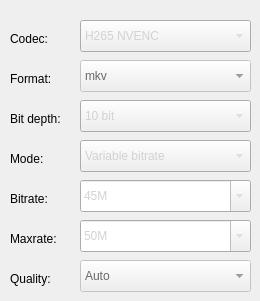
    <widget class="QWidget" name="tab_5">
     <attribute name="title">
      <string>Video</string>
     </attribute>
     <widget class="QLabel" name="label_5">
      <property name="geometry">
       <rect>
        <x>10</x>
        <y>30</y>
        <width>51</width>
        <height>18</height>
       </rect>
      </property>
      <property name="text">
       <string>Codec:</string>
      </property>
     </widget>
     <widget class="QComboBox" name="comboBox_1">
      <property name="enabled">
       <bool>true</bool>
      </property>
      <property name="geometry">
       <rect>
        <x>80</x>
        <y>20</y>
        <width>171</width>
        <height>32</height>
       </rect>
      </property>
      <property name="palette">
       <palette>
        <active>
         <colorrole role="Text">
          <brush brushstyle="SolidPattern">
           <color alpha="255">
            <red>210</red>
            <green>210</green>
            <blue>210</blue>
           </color>
          </brush>
         </colorrole>
         <colorrole role="ButtonText">
          <brush brushstyle="SolidPattern">
           <color alpha="255">
            <red>210</red>
            <green>210</green>
            <blue>210</blue>
           </color>
          </brush>
         </colorrole>
         <colorrole role="PlaceholderText">
          <brush brushstyle="NoBrush">
           <color alpha="128">
            <red>210</red>
            <green>210</green>
            <blue>210</blue>
           </color>
          </brush>
         </colorrole>
        </active>
        <inactive>
         <colorrole role="Text">
          <brush brushstyle="SolidPattern">
           <color alpha="255">
            <red>210</red>
            <green>210</green>
            <blue>210</blue>
           </color>
          </brush>
         </colorrole>
         <colorrole role="ButtonText">
          <brush brushstyle="SolidPattern">
           <color alpha="255">
            <red>210</red>
            <green>210</green>
            <blue>210</blue>
           </color>
          </brush>
         </colorrole>
         <colorrole role="PlaceholderText">
          <brush brushstyle="NoBrush">
           <color alpha="128">
            <red>210</red>
            <green>210</green>
            <blue>210</blue>
           </color>
          </brush>
         </colorrole>
        </inactive>
        <disabled>
         <colorrole role="Text">
          <brush brushstyle="SolidPattern">
           <color alpha="255">
            <red>104</red>
            <green>104</green>
            <blue>104</blue>
           </color>
          </brush>
         </colorrole>
         <colorrole role="ButtonText">
          <brush brushstyle="SolidPattern">
           <color alpha="255">
            <red>104</red>
            <green>104</green>
            <blue>104</blue>
           </color>
          </brush>
         </colorrole>
         <colorrole role="PlaceholderText">
          <brush brushstyle="NoBrush">
           <color alpha="128">
            <red>210</red>
            <green>210</green>
            <blue>210</blue>
           </color>
          </brush>
         </colorrole>
        </disabled>
       </palette>
      </property>
      <property name="contextMenuPolicy">
       <enum>Qt::DefaultContextMenu</enum>
      </property>
      <property name="editable">
       <bool>false</bool>
      </property>
      <property name="currentText">
       <string>H265 NVENC</string>
      </property>
      <item>
       <property name="text">
        <string>H265 NVENC</string>
       </property>
      </item>
      <item>
       <property name="text">
        <string>H265</string>
       </property>
      </item>
      <item>
       <property name="text">
        <string>H264 NVENC</string>
       </property>
      </item>
      <item>
       <property name="text">
        <string>H264</string>
       </property>
      </item>
      <item>
       <property name="text">
        <string>VP9</string>
       </property>
      </item>
      <item>
       <property name="text">
        <string>ProRes HQ 4:2:2</string>
       </property>
      </item>
      <item>
       <property name="text">
        <string>DNxHR HQX 4:2:2</string>
       </property>
      </item>
     </widget>
     <widget class="QLabel" name="label_6">
      <property name="geometry">
       <rect>
        <x>10</x>
        <y>110</y>
        <width>71</width>
        <height>18</height>
       </rect>
      </property>
      <property name="text">
       <string>Bit depth:</string>
      </property>
     </widget>
     <widget class="QComboBox" name="comboBox_3">
      <property name="enabled">
       <bool>true</bool>
      </property>
      <property name="geometry">
       <rect>
        <x>80</x>
        <y>100</y>
        <width>171</width>
        <height>32</height>
       </rect>
      </property>
      <property name="palette">
       <palette>
        <active>
         <colorrole role="ButtonText">
          <brush brushstyle="SolidPattern">
           <color alpha="255">
            <red>210</red>
            <green>210</green>
            <blue>210</blue>
           </color>
          </brush>
         </colorrole>
        </active>
        <inactive>
         <colorrole role="ButtonText">
          <brush brushstyle="SolidPattern">
           <color alpha="255">
            <red>210</red>
            <green>210</green>
            <blue>210</blue>
           </color>
          </brush>
         </colorrole>
        </inactive>
        <disabled>
         <colorrole role="ButtonText">
          <brush brushstyle="SolidPattern">
           <color alpha="255">
            <red>104</red>
            <green>104</green>
            <blue>104</blue>
           </color>
          </brush>
         </colorrole>
        </disabled>
       </palette>
      </property>
      <item>
       <property name="text">
        <string notr="true">10 bit</string>
       </property>
      </item>
      <item>
       <property name="text">
        <string>8 bit</string>
       </property>
      </item>
     </widget>
     <widget class="QLabel" name="label_7">
      <property name="geometry">
       <rect>
        <x>10</x>
        <y>150</y>
        <width>61</width>
        <height>18</height>
       </rect>
      </property>
      <property name="text">
       <string>Mode:</string>
      </property>
     </widget>
     <widget class="QComboBox" name="comboBox_4">
      <property name="enabled">
       <bool>true</bool>
      </property>
      <property name="geometry">
       <rect>
        <x>80</x>
        <y>140</y>
        <width>171</width>
        <height>32</height>
       </rect>
      </property>
      <property name="palette">
       <palette>
        <active>
         <colorrole role="ButtonText">
          <brush brushstyle="SolidPattern">
           <color alpha="255">
            <red>210</red>
            <green>210</green>
            <blue>210</blue>
           </color>
          </brush>
         </colorrole>
        </active>
        <inactive>
         <colorrole role="ButtonText">
          <brush brushstyle="SolidPattern">
           <color alpha="255">
            <red>210</red>
            <green>210</green>
            <blue>210</blue>
           </color>
          </brush>
         </colorrole>
        </inactive>
        <disabled>
         <colorrole role="ButtonText">
          <brush brushstyle="SolidPattern">
           <color alpha="255">
            <red>104</red>
            <green>104</green>
            <blue>104</blue>
           </color>
          </brush>
         </colorrole>
        </disabled>
       </palette>
      </property>
      <item>
       <property name="text">
        <string>Variable bitrate</string>
       </property>
      </item>
      <item>
       <property name="text">
        <string>Constant quality</string>
       </property>
      </item>
     </widget>
     <widget class="QLabel" name="label_8">
      <property name="geometry">
       <rect>
        <x>10</x>
        <y>190</y>
        <width>61</width>
        <height>18</height>
       </rect>
      </property>
      <property name="text">
       <string>Bitrate:</string>
      </property>
     </widget>
     <widget class="QLabel" name="label_9">
      <property name="geometry">
       <rect>
        <x>10</x>
        <y>230</y>
        <width>61</width>
        <height>18</height>
       </rect>
      </property>
      <property name="text">
       <string>Maxrate:</string>
      </property>
     </widget>
     <widget class="QComboBox" name="comboBox_6">
      <property name="enabled">
       <bool>true</bool>
      </property>
      <property name="geometry">
       <rect>
        <x>80</x>
        <y>220</y>
        <width>171</width>
        <height>32</height>
       </rect>
      </property>
      <property name="palette">
       <palette>
        <active>
         <colorrole role="Text">
          <brush brushstyle="SolidPattern">
           <color alpha="255">
            <red>210</red>
            <green>210</green>
            <blue>210</blue>
           </color>
          </brush>
         </colorrole>
         <colorrole role="ButtonText">
          <brush brushstyle="SolidPattern">
           <color alpha="255">
            <red>210</red>
            <green>210</green>
            <blue>210</blue>
           </color>
          </brush>
         </colorrole>
         <colorrole role="PlaceholderText">
          <brush brushstyle="NoBrush">
           <color alpha="128">
            <red>210</red>
            <green>210</green>
            <blue>210</blue>
           </color>
          </brush>
         </colorrole>
        </active>
        <inactive>
         <colorrole role="Text">
          <brush brushstyle="SolidPattern">
           <color alpha="255">
            <red>210</red>
            <green>210</green>
            <blue>210</blue>
           </color>
          </brush>
         </colorrole>
         <colorrole role="ButtonText">
          <brush brushstyle="SolidPattern">
           <color alpha="255">
            <red>210</red>
            <green>210</green>
            <blue>210</blue>
           </color>
          </brush>
         </colorrole>
         <colorrole role="PlaceholderText">
          <brush brushstyle="NoBrush">
           <color alpha="128">
            <red>210</red>
            <green>210</green>
            <blue>210</blue>
           </color>
          </brush>
         </colorrole>
        </inactive>
        <disabled>
         <colorrole role="Text">
          <brush brushstyle="SolidPattern">
           <color alpha="255">
            <red>104</red>
            <green>104</green>
            <blue>104</blue>
           </color>
          </brush>
         </colorrole>
         <colorrole role="ButtonText">
          <brush brushstyle="SolidPattern">
           <color alpha="255">
            <red>104</red>
            <green>104</green>
            <blue>104</blue>
           </color>
          </brush>
         </colorrole>
         <colorrole role="PlaceholderText">
          <brush brushstyle="NoBrush">
           <color alpha="128">
            <red>210</red>
            <green>210</green>
            <blue>210</blue>
           </color>
          </brush>
         </colorrole>
        </disabled>
       </palette>
      </property>
      <property name="editable">
       <bool>true</bool>
      </property>
      <item>
       <property name="text">
        <string>50M</string>
       </property>
      </item>
      <item>
       <property name="text">
        <string>45M</string>
       </property>
      </item>
      <item>
       <property name="text">
        <string>40M</string>
       </property>
      </item>
      <item>
       <property name="text">
        <string>35M</string>
       </property>
      </item>
      <item>
       <property name="text">
        <string>30M</string>
       </property>
      </item>
      <item>
       <property name="text">
        <string>25M</string>
       </property>
      </item>
      <item>
       <property name="text">
        <string>20M</string>
       </property>
      </item>
      <item>
       <property name="text">
        <string>15M</string>
       </property>
      </item>
      <item>
       <property name="text">
        <string>10M</string>
       </property>
      </item>
      <item>
       <property name="text">
        <string>5M</string>
       </property>
      </item>
      <item>
       <property name="text">
        <string>4M</string>
       </property>
      </item>
      <item>
       <property name="text">
        <string>3M</string>
       </property>
      </item>
      <item>
       <property name="text">
        <string>2M</string>
       </property>
      </item>
      <item>
       <property name="text">
        <string>1M</string>
       </property>
      </item>
     </widget>
     <widget class="QComboBox" name="comboBox_2">
      <property name="enabled">
       <bool>false</bool>
      </property>
      <property name="geometry">
       <rect>
        <x>80</x>
        <y>60</y>
        <width>171</width>
        <height>32</height>
       </rect>
      </property>
      <property name="palette">
       <palette>
        <active>
         <colorrole role="ButtonText">
          <brush brushstyle="SolidPattern">
           <color alpha="255">
            <red>210</red>
            <green>210</green>
            <blue>210</blue>
           </color>
          </brush>
         </colorrole>
        </active>
        <inactive>
         <colorrole role="ButtonText">
          <brush brushstyle="SolidPattern">
           <color alpha="255">
            <red>210</red>
            <green>210</green>
            <blue>210</blue>
           </color>
          </brush>
         </colorrole>
        </inactive>
        <disabled>
         <colorrole role="ButtonText">
          <brush brushstyle="SolidPattern">
           <color alpha="255">
            <red>104</red>
            <green>104</green>
            <blue>104</blue>
           </color>
          </brush>
         </colorrole>
        </disabled>
       </palette>
      </property>
      <property name="editable">
       <bool>false</bool>
      </property>
      <item>
       <property name="text">
        <string>mkv</string>
       </property>
      </item>
      <item>
       <property name="text">
        <string>mov</string>
       </property>
      </item>
     </widget>
     <widget class="QLabel" name="label_11">
      <property name="geometry">
       <rect>
        <x>10</x>
        <y>70</y>
        <width>61</width>
        <height>18</height>
       </rect>
      </property>
      <property name="text">
       <string>Format:</string>
      </property>
     </widget>
     <widget class="QLabel" name="label_52">
      <property name="geometry">
       <rect>
        <x>10</x>
        <y>270</y>
        <width>61</width>
        <height>18</height>
       </rect>
      </property>
      <property name="text">
       <string>Quality:</string>
      </property>
     </widget>
     <widget class="QComboBox" name="comboBox_7">
      <property name="enabled">
       <bool>false</bool>
      </property>
      <property name="geometry">
       <rect>
        <x>80</x>
        <y>260</y>
        <width>171</width>
        <height>32</height>
       </rect>
      </property>
      <property name="palette">
       <palette>
        <active>
         <colorrole role="ButtonText">
          <brush brushstyle="SolidPattern">
           <color alpha="255">
            <red>210</red>
            <green>210</green>
            <blue>210</blue>
           </color>
          </brush>
         </colorrole>
        </active>
        <inactive>
         <colorrole role="ButtonText">
          <brush brushstyle="SolidPattern">
           <color alpha="255">
            <red>210</red>
            <green>210</green>
            <blue>210</blue>
           </color>
          </brush>
         </colorrole>
        </inactive>
        <disabled>
         <colorrole role="ButtonText">
          <brush brushstyle="SolidPattern">
           <color alpha="255">
            <red>104</red>
            <green>104</green>
            <blue>104</blue>
           </color>
          </brush>
         </colorrole>
        </disabled>
       </palette>
      </property>
      <property name="editable">
       <bool>false</bool>
      </property>
      <item>
       <property name="text">
        <string>Auto</string>
       </property>
      </item>
      <item>
       <property name="text">
        <string>22</string>
       </property>
      </item>
     </widget>
     <widget class="QComboBox" name="comboBox_5">
      <property name="enabled">
       <bool>true</bool>
      </property>
      <property name="geometry">
       <rect>
        <x>80</x>
        <y>180</y>
        <width>171</width>
        <height>32</height>
       </rect>
      </property>
      <property name="palette">
       <palette>
        <active>
         <colorrole role="Text">
          <brush brushstyle="SolidPattern">
           <color alpha="255">
            <red>210</red>
            <green>210</green>
            <blue>210</blue>
           </color>
          </brush>
         </colorrole>
         <colorrole role="ButtonText">
          <brush brushstyle="SolidPattern">
           <color alpha="255">
            <red>210</red>
            <green>210</green>
            <blue>210</blue>
           </color>
          </brush>
         </colorrole>
         <colorrole role="PlaceholderText">
          <brush brushstyle="NoBrush">
           <color alpha="128">
            <red>210</red>
            <green>210</green>
            <blue>210</blue>
           </color>
          </brush>
         </colorrole>
        </active>
        <inactive>
         <colorrole role="Text">
          <brush brushstyle="SolidPattern">
           <color alpha="255">
            <red>210</red>
            <green>210</green>
            <blue>210</blue>
           </color>
          </brush>
         </colorrole>
         <colorrole role="ButtonText">
          <brush brushstyle="SolidPattern">
           <color alpha="255">
            <red>210</red>
            <green>210</green>
            <blue>210</blue>
           </color>
          </brush>
         </colorrole>
         <colorrole role="PlaceholderText">
          <brush brushstyle="NoBrush">
           <color alpha="128">
            <red>210</red>
            <green>210</green>
            <blue>210</blue>
           </color>
          </brush>
         </colorrole>
        </inactive>
        <disabled>
         <colorrole role="Text">
          <brush brushstyle="SolidPattern">
           <color alpha="255">
            <red>104</red>
            <green>104</green>
            <blue>104</blue>
           </color>
          </brush>
         </colorrole>
         <colorrole role="ButtonText">
          <brush brushstyle="SolidPattern">
           <color alpha="255">
            <red>104</red>
            <green>104</green>
            <blue>104</blue>
           </color>
          </brush>
         </colorrole>
         <colorrole role="PlaceholderText">
          <brush brushstyle="NoBrush">
           <color alpha="128">
            <red>210</red>
            <green>210</green>
            <blue>210</blue>
           </color>
          </brush>
         </colorrole>
        </disabled>
       </palette>
      </property>
      <property name="editable">
       <bool>true</bool>
      </property>
      <item>
       <property name="text">
        <string>45M</string>
       </property>
      </item>
      <item>
       <property name="text">
        <string>40M</string>
       </property>
      </item>
      <item>
       <property name="text">
        <string>35M</string>
       </property>
      </item>
      <item>
       <property name="text">
        <string>30M</string>
       </property>
      </item>
      <item>
       <property name="text">
        <string>25M</string>
       </property>
      </item>
      <item>
       <property name="text">
        <string>20M</string>
       </property>
      </item>
      <item>
       <property name="text">
        <string>15M</string>
       </property>
      </item>
      <item>
       <property name="text">
        <string>10M</string>
       </property>
      </item>
      <item>
       <property name="text">
        <string>5M</string>
       </property>
      </item>
      <item>
       <property name="text">
        <string>4M</string>
       </property>
      </item>
      <item>
       <property name="text">
        <string>3M</string>
       </property>
      </item>
      <item>
       <property name="text">
        <string>2M</string>
       </property>
      </item>
      <item>
       <property name="text">
        <string>1M</string>
       </property>
      </item>
     </widget>
    </widget>
